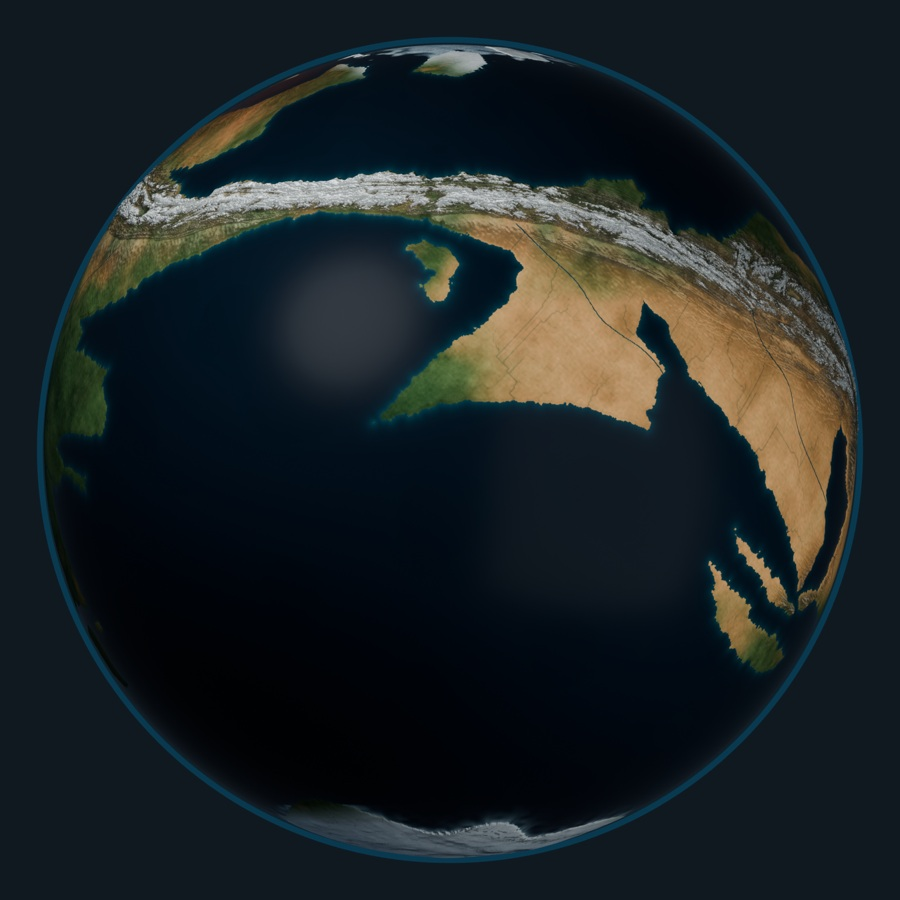
#> input picture CATWORLD_Planet/source/reference_R2_02_eastern.jpg, 900 x 900 px; its folder holds only this picture in this run
$ python make_comparison.py reference_R2_02_eastern.jpg
#> lines starting #> are read from the running program, lines starting #| are printed output that depends on the picture
"""Rebuild the R2/R4 review sheet using bundled R2 thumbnails."""
from pathlib import Path
from PIL import Image,ImageDraw,ImageFont
import sys
B=Path(__file__).resolve().parents[1]
def font(size,bold=False):return ImageFont.truetype('/System/Library/Fonts/Supplemental/Arial'+(' Bold' if bold else '')+'.ttf',size)
im=Image.new('RGB',(1920,2210),'#10191f');d=ImageDraw.Draw(im)
#> after `im = Image.new('RGB', (1920, 2210), '#10191f')`:
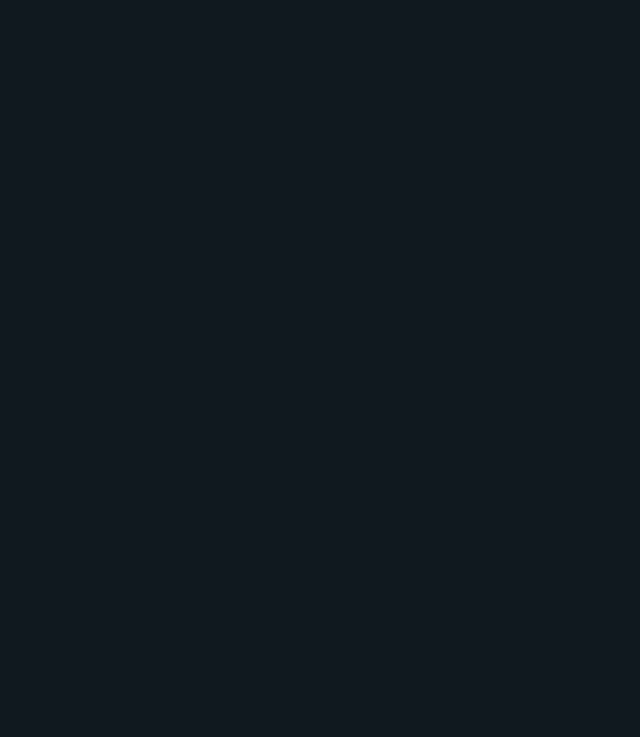
#> im: PIL image 1920x2210 RGB (shown at 1/3 size); mean R, G, B 16, 25, 31
d.text((60,35),'CATWORLD / SHORTER BRIDGE, REBUILT FAR-SIDE CONTINENT',font=font(39,True),fill='#f2ead8')
for row,name in enumerate(['02_eastern','04_far_side']):
 y=110+row*1010
 for col in range(2):
  x=60+col*960;d.text((x,y),('PREVIOUS / R2' if col==0 else 'REVISED / R4')+' — '+('EASTERN VIEW' if row==0 else 'FAR SIDE'),font=font(27,True),fill='#a6bec8' if col==0 else '#8be0d4')
  p=B/'source'/f'reference_R2_{name}.jpg' if col==0 else B/('review_draft' if '--draft' in sys.argv else 'renders')/(name+'.png')
  pic=Image.open(p).convert('RGBA').resize((900,900),Image.Resampling.LANCZOS);im.paste(pic,(x+(900-pic.width)//2,y+50+(900-pic.height)//2),pic)
#> after `im.paste(pic, (x + (900 - pic.width) // 2, y + 50 + (900 - pic.height)`:
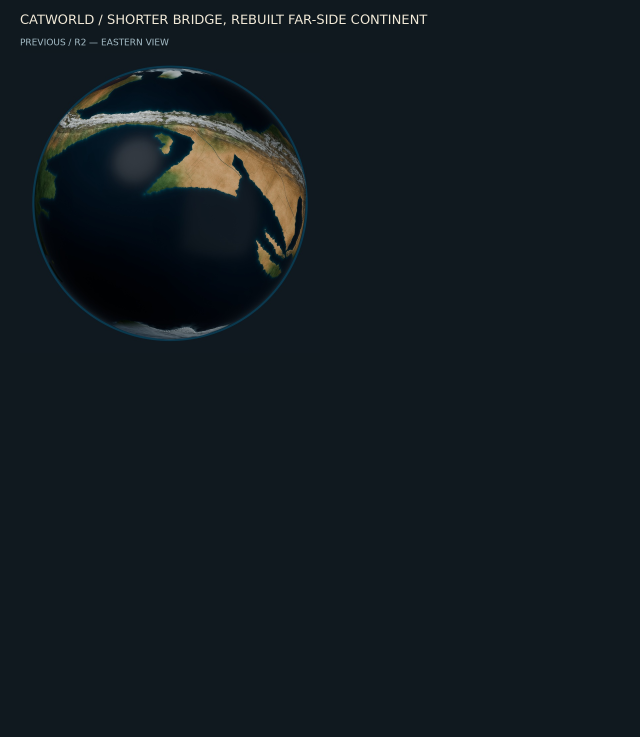
#> im: PIL image 1920x2210 RGB (shown at 1/3 size); mean R, G, B 18.8, 27.3, 32.6
#> (the run stopped early here; a loop or call above may not have finished)
